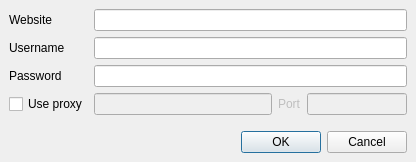
<ui version="4.0" >
 <class>UploadMapDialog</class>
 <widget class="QDialog" name="UploadMapDialog" >
  <property name="geometry" >
   <rect>
    <x>0</x>
    <y>0</y>
    <width>416</width>
    <height>162</height>
   </rect>
  </property>
  <property name="windowTitle" >
   <string>Dialog</string>
  </property>
  <layout class="QVBoxLayout" >
   <property name="margin" >
    <number>9</number>
   </property>
   <property name="spacing" >
    <number>6</number>
   </property>
   <item>
    <layout class="QGridLayout" >
     <property name="margin" >
      <number>0</number>
     </property>
     <property name="spacing" >
      <number>6</number>
     </property>
     <item row="0" column="1" >
      <widget class="QLineEdit" name="Website" />
     </item>
     <item row="0" column="0" >
      <widget class="QLabel" name="label" >
       <property name="text" >
        <string>Website</string>
       </property>
      </widget>
     </item>
     <item row="1" column="1" >
      <widget class="QLineEdit" name="Username" />
     </item>
     <item row="2" column="1" >
      <widget class="QLineEdit" name="Password" />
     </item>
     <item row="2" column="0" >
      <widget class="QLabel" name="label_3" >
       <property name="text" >
        <string>Password</string>
       </property>
      </widget>
     </item>
     <item row="1" column="0" >
      <widget class="QLabel" name="label_2" >
       <property name="text" >
        <string>Username</string>
       </property>
      </widget>
     </item>
     <item row="3" column="0" >
      <widget class="QCheckBox" name="UseProxy" >
       <property name="text" >
        <string>Use proxy</string>
       </property>
      </widget>
     </item>
     <item row="3" column="1" >
      <layout class="QHBoxLayout" >
       <property name="margin" >
        <number>0</number>
       </property>
       <property name="spacing" >
        <number>6</number>
       </property>
       <item>
        <widget class="QLineEdit" name="ProxyHost" >
         <property name="enabled" >
          <bool>false</bool>
         </property>
        </widget>
       </item>
       <item>
        <widget class="QLabel" name="label_4" >
         <property name="enabled" >
          <bool>false</bool>
         </property>
         <property name="text" >
          <string>Port</string>
         </property>
        </widget>
       </item>
       <item>
        <widget class="QLineEdit" name="ProxyPort" >
         <property name="enabled" >
          <bool>false</bool>
         </property>
         <property name="maximumSize" >
          <size>
           <width>100</width>
           <height>16777215</height>
          </size>
         </property>
         <property name="inputMask" >
          <string>99999; </string>
         </property>
        </widget>
       </item>
      </layout>
     </item>
    </layout>
   </item>
   <item>
    <spacer>
     <property name="orientation" >
      <enum>Qt::Vertical</enum>
     </property>
     <property name="sizeHint" >
      <size>
       <width>382</width>
       <height>16</height>
      </size>
     </property>
    </spacer>
   </item>
   <item>
    <widget class="QDialogButtonBox" name="buttonBox" >
     <property name="orientation" >
      <enum>Qt::Horizontal</enum>
     </property>
     <property name="standardButtons" >
      <set>QDialogButtonBox::Cancel|QDialogButtonBox::NoButton|QDialogButtonBox::Ok</set>
     </property>
    </widget>
   </item>
  </layout>
 </widget>
 <resources/>
 <connections>
  <connection>
   <sender>buttonBox</sender>
   <signal>accepted()</signal>
   <receiver>UploadMapDialog</receiver>
   <slot>accept()</slot>
   <hints>
    <hint type="sourcelabel" >
     <x>268</x>
     <y>109</y>
    </hint>
    <hint type="destinationlabel" >
     <x>-1</x>
     <y>12</y>
    </hint>
   </hints>
  </connection>
  <connection>
   <sender>buttonBox</sender>
   <signal>rejected()</signal>
   <receiver>UploadMapDialog</receiver>
   <slot>reject()</slot>
   <hints>
    <hint type="sourcelabel" >
     <x>361</x>
     <y>110</y>
    </hint>
    <hint type="destinationlabel" >
     <x>399</x>
     <y>93</y>
    </hint>
   </hints>
  </connection>
 </connections>
</ui>
